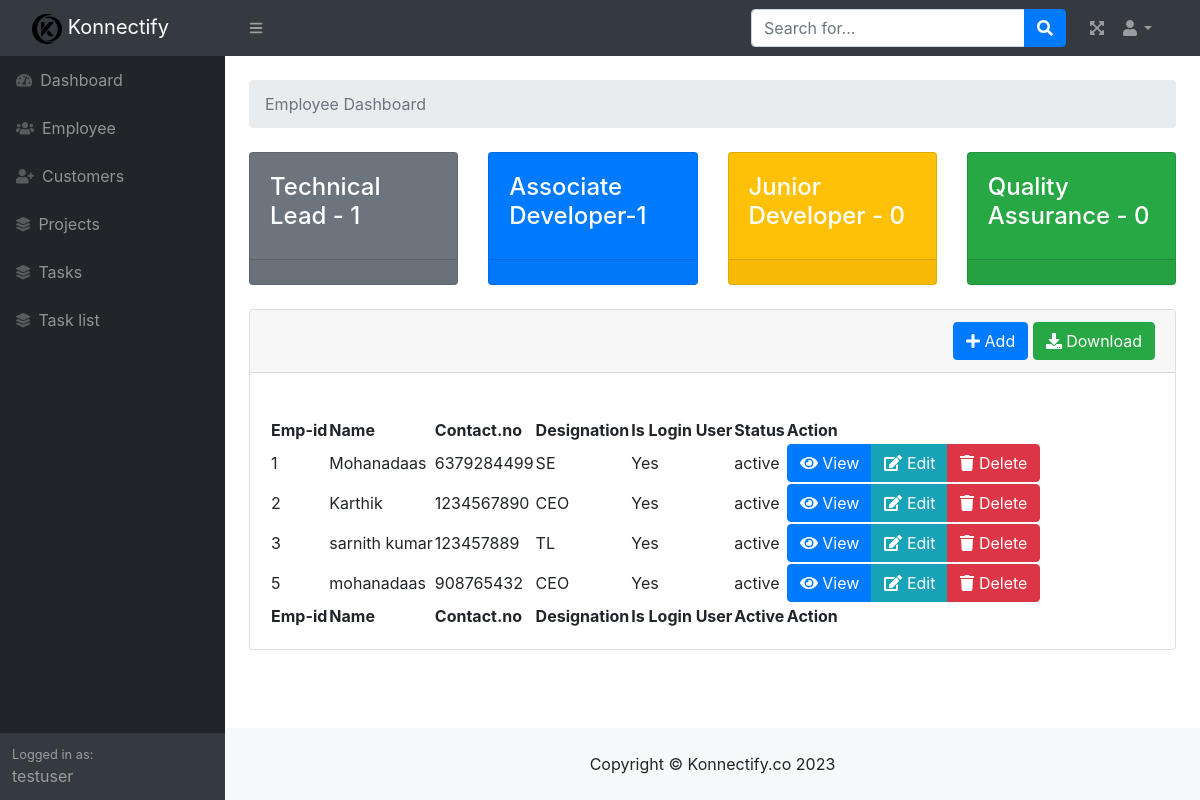
The page /view_employee_list.php (signed in) on the database its author committed.
### tables this page shows
CREATE TABLE `mst_employee` (
  `id` int(11) NOT NULL,
  `emp_name` varchar(100) NOT NULL,
  `emp_last_name` varchar(100) NOT NULL,
  `emp_gender` varchar(10) NOT NULL,
  `emp_date_of_birth` date NOT NULL,
  `emp_date_of_joining` date NOT NULL,
  `emp_blood_group` varchar(10) NOT NULL,
  `emp_contact_no` varchar(15) NOT NULL,
  `emp_emergency_contact_no` varchar(15) NOT NULL,
  `emp_address` varchar(150) NOT NULL,
  `emp_profile_pic` varchar(250) NOT NULL,
  `emp_role_id` int(11) DEFAULT NULL,
  `emp_designation_id` int(11) NOT NULL,
  `emp_email` varchar(100) NOT NULL,
  `emp_username` varchar(100) NOT NULL,
  `emp_password` varchar(200) NOT NULL,
  `emp_is_login_user` tinyint(1) NOT NULL,
  `created_at` datetime NOT NULL DEFAULT current_timestamp(),
  `updated_at` datetime DEFAULT current_timestamp(),
  `is_active` tinyint(1) NOT NULL,
  `is_removed` tinyint(1) NOT NULL
);

CREATE TABLE `mst_designation` (
  `id` int(11) NOT NULL,
  `designation_name` varchar(100) NOT NULL,
  `description` varchar(150) NOT NULL,
  `created_at` datetime NOT NULL,
  `updated_at` datetime NOT NULL,
  `is_active` tinyint(1) NOT NULL,
  `is_removed` tinyint(1) NOT NULL
);

### view_employee_list.php (the view, shortened to what this page needs)
<?php
include('./db_connection.php');
$query= "select me.*, mr.id role_id, mr.role_name,
md.id designation_id, md.designation_name from mst_employee me
left join mst_roles mr on mr.id = me.emp_role_id
left join mst_designation md on md.id = me.emp_designation_id where me.is_removed = false";
$eqry=mysqli_query($con,$query);
$emp_count_query="
select count(id) total_emp_count ,
	(select count(id) from mst_employee where emp_designation_id=4 and  is_active=true) emp_tl_count,
	(select count(id) from mst_employee where emp_designation_id=5 and  is_active=true) emp_se_count,
    (select count(id) from mst_employee where emp_designation_id=6 and  is_active=true) emp_ase_count,
	(select count(id) from mst_employee where emp_designation_id=7 and  is_active=true) emp_qa_count from mst_employee where  is_active =true";
$count_eqry=mysqli_query($con,$emp_count_query);
$count_data=mysqli_fetch_array($count_eqry);
include('./header.php');
 ?>
<main>
                    <div class="container-fluid px-4"><br>
                    <ol class="breadcrumb mb-4">
                            <li class="breadcrumb-item active">Employee Dashboard</li>
                        </ol>
                        <div class="row">
                            <div class="col-xl-3 col-md-6">
                                <div class="card bg-secondary text-white mb-4">
                                    <div class="card-body"><h4>Technical Lead  - <?php echo $count_data['emp_tl_count']; ?></h4> </div>
                                    <div class="card-footer d-flex align-items-center justify-content-between">
                                    </div>
                                </div>
                            </div>
                            <div class="col-xl-3 col-md-6">
                                <div class="card bg-primary text-white mb-4">
                                    <div class="card-body"><h4>Associate Developer-<?php echo $count_data['emp_se_count']; ?></h4> </div>
                                    <div class="card-footer d-flex align-items-center justify-content-between">
                                    </div>
                                </div>
                            </div>
                            <div class="col-xl-3 col-md-6">
                                <div class="card bg-warning text-white mb-4">
                                    <div class="card-body"><h4>Junior Developer - <?php echo $count_data['emp_ase_count']; ?></h4> </div>
                                    <div class="card-footer d-flex align-items-center justify-content-between">
                                    </div>
                                </div>
                            </div>
                            <div class="col-xl-3 col-md-6">
                                <div class="card bg-success text-white mb-4">
                                    <div class="card-body"> <h4>Quality Assurance  - <?php echo $count_data['emp_qa_count']; ?></h4> </div>
                                    <div class="card-footer d-flex align-items-center justify-content-between">
                                    </div>
                                </div>
                            </div>
                        </div>
                        <div class="card mb-4">
                            <div class="card-header text-end" >
                            <a  class="btn btn-primary" href="create_employee.php" ><i class="fa fa-plus" ></i> Add</a>
                            <a  class="btn btn-success" href="download_employee.php" ><i class="fa fa-download" ></i> Download </a>
                            </div>
                            <br>
                            <div class="card-body">
                                <table id="datatablesSimple">
                                    <thead>
                                    <th>Emp-id</th>
                                            <th>Name</th>
                                            <th>Contact.no</th>
                                            <th>Designation</th>
                                            <th>Is Login User</th>
                                            <th>Status</th>
                                            <th>Action</th>
                                    </thead>
                                    <tfoot>
                                    <tr>
                                            <th>Emp-id</th>
                                            <th>Name</th>
                                            <th>Contact.no</th>
                                            <th>Designation</th>
                                            <th>Is Login User</th>
                                            <th>Active</th>
                                            <th>Action</th>
                                        </tr>
                                    </tfoot>
                                    <tbody>
                                    <?php
                                        while($row=mysqli_fetch_array($eqry)){
                                    ?>
                                        <tr>
                                            <td><?php echo $row['id']; ?></td>
                                            <td><?php echo $row['emp_name']; ?></td>
                                            <td><?php echo $row['emp_contact_no']; ?></td>
                                            <td><?php echo $row['designation_name']; ?></td>
                                            <td><?php
                                                if ($row['emp_is_login_user']==true)
                                                {
                                                    echo 'Yes';
                                                }
                                                else
                                                {
                                                   echo 'No';
                                                }
                                                ?>
                                            </td>
                                            <td><?php
                                                if ($row['is_active']==true)
                                                {
                                                    echo 'active';
                                                }
                                                else
                                                {
                                                   echo 'In active';
                                                }
                                                ?></td>
                                            <td>
                                                <div class="btn-group" role="group" aria-label="Basic mixed styles example">
                                                <?php
                                                    if(in_array('can_view_employee', $_SESSION['user_permissions']))
                                                        echo '<a href="view_employee.php?id='. $row['id'].'" class="btn btn-primary"> <i class="fas fa-eye"></i> View</a>';
                                                    if(in_array('can_edit_employee', $_SESSION['user_permissions']))
                                                        echo '<a href="edit_employee.php?id='. $row['id'].'" class="btn btn-info"><i class="fas fa-edit" ></i> Edit</a>';
                                                    if(in_array('can_delete_employee', $_SESSION['user_permissions']))
                                                        echo '<a href="delete_employee.php?id='. $row['id'].'" class="btn btn-danger"><i class="fa fa-trash" aria-hidden="true"></i> Delete</a>';
                                                ?>
                                                </div>
                                            </td>
                                        </tr>
                                       <?php
                                    } ?>
                                    </tbody>
                                </table>
                            </div>
                        </div>
                    </div>
                </main>
<?php include('./footer.php'); ?>

### rows shown on the page
mst_employee: id "1", emp_name "Mohanadaas", emp_contact_no "6379284499", mst_designation.designation_name "SE", emp_is_login_user "Yes", is_active "active"
mst_employee: id "2", emp_name "Karthik", emp_contact_no "1234567890", mst_designation.designation_name "CEO", emp_is_login_user "Yes", is_active "active"
mst_employee: id "3", emp_name "sarnith kumar", emp_contact_no "123457889", mst_designation.designation_name "TL", emp_is_login_user "Yes", is_active "active"
mst_employee: id "5", emp_name "mohanadaas", emp_contact_no "908765432", mst_designation.designation_name "CEO", emp_is_login_user "Yes", is_active "active"

### other values the page prints
$_SESSION['username'] "testuser"
$count_data['emp_tl_count'] "1"
$count_data['emp_se_count'] "1"
$count_data['emp_ase_count'] "0"
$count_data['emp_qa_count'] "0"
